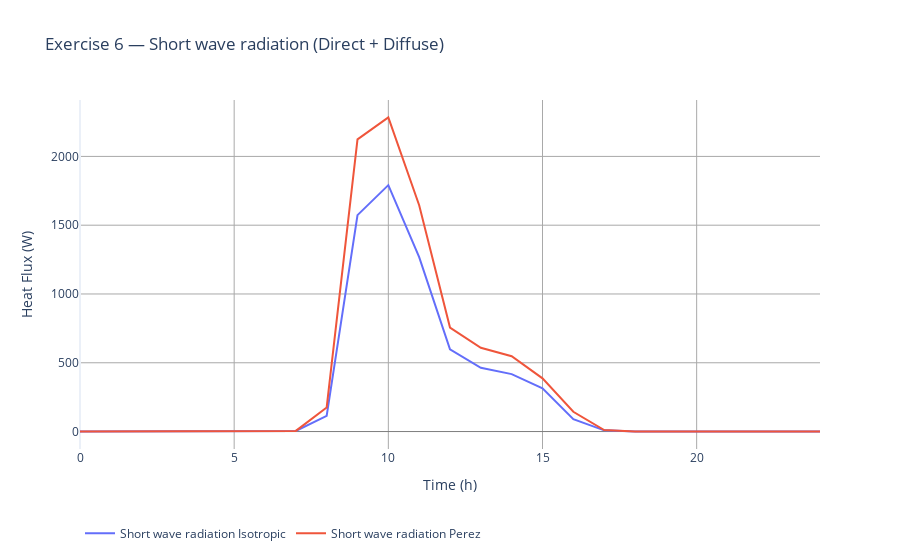
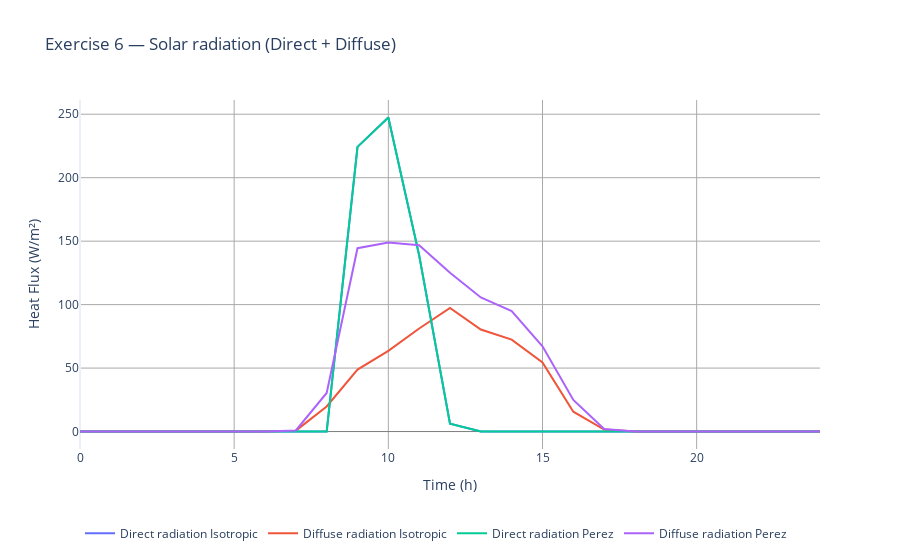

Notebook source saved alongside these figures, in order:
### Code cell
# Simulation and plots
outputNames = [
    "building.surfacesToAmbience.toSurfacesPorts[1].heatPortSw.Q_flow",
    "building.surfacesToAmbience.toSurfacesPorts[1].radiationPort_in.IrrDir",
    "building.surfacesToAmbience.toSurfacesPorts[1].radiationPort_in.IrrDif",
]

dataIso = simRadIsotropic.run(outputNames)
dataPer = simRadPerez.run(outputNames)

simRadIsotropic.terminate()
simRadPerez.terminate()

simFactory = SimulationPlotFactory()

simFactory.plot_multi_curves(
    time=dataIso["time"],
    data_type="heat_flux",
    data_dict={
        "Short wave radiation Isotropic": dataIso[
            "building.surfacesToAmbience.toSurfacesPorts[1].heatPortSw.Q_flow"
        ],
        "Short wave radiation Perez": dataPer[
            "building.surfacesToAmbience.toSurfacesPorts[1].heatPortSw.Q_flow"
        ],
    },
    title="Exercise 6 — Short wave radiation (Direct + Diffuse)",
)

simFactory.plot_multi_curves(
    time=dataIso["time"],
    data_type="surface_heat_flux",
    data_dict={
        "Direct radiation Isotropic": dataIso[
            "building.surfacesToAmbience.toSurfacesPorts[1].radiationPort_in.IrrDir"
        ],
        "Diffuse radiation Isotropic": dataIso[
            "building.surfacesToAmbience.toSurfacesPorts[1].radiationPort_in.IrrDif"
        ],
        "Direct radiation Perez": dataPer[
            "building.surfacesToAmbience.toSurfacesPorts[1].radiationPort_in.IrrDir"
        ],
        "Diffuse radiation Perez": dataPer[
            "building.surfacesToAmbience.toSurfacesPorts[1].radiationPort_in.IrrDif"
        ],
    },
    title="Exercise 6 — Solar radiation (Direct + Diffuse)",
);

### Figure 1 — Plotly figure (JSON) as saved in the notebook; plotly's stock layout.template omitted (floating-point values rounded to 4 significant figures)
{"data": [{"mode": "lines", "name": "Short wave radiation Isotropic", "type": "scatter", "x": [0.0, 1.0, 2.0, 3.0, 4.0, 5.0, 6.0, 7.0, 8.0, 9.0, 10.0, 11.0, 12.0, 13.0, 14.0, 15.0, 16.0, 17.0, 18.0, 19.0, 20.0, 21.0, 22.0, 23.0, 24.0], "y": [0.0, 0.0, 0.0, 0.0, 0.0, 0.0, 0.0, 4.136, 114.0, 1573.0, 1791.0, 1267.0, 597.0, 463.4, 417.6, 314.1, 90.18, 8.834, 0.0, 0.0, 0.0, 0.0, 0.0, 0.0, 0.0]}, {"mode": "lines", "name": "Short wave radiation Perez", "type": "scatter", "x": [0.0, 1.0, 2.0, 3.0, 4.0, 5.0, 6.0, 7.0, 8.0, 9.0, 10.0, 11.0, 12.0, 13.0, 14.0, 15.0, 16.0, 17.0, 18.0, 19.0, 20.0, 21.0, 22.0, 23.0, 24.0], "y": [0.0, 0.0, 0.0, 0.0, 0.0, 0.0, 0.0, 4.871, 175.2, 2124.0, 2283.0, 1645.0, 756.2, 608.9, 547.4, 386.8, 143.6, 11.2, 0.0, 0.0, 0.0, 0.0, 0.0, 0.0, 0.0]}], "layout": {"hovermode": "x unified", "legend": {"orientation": "h", "x": 0, "y": -0.2}, "plot_bgcolor": "white", "title": {"text": "Exercise 6 — Short wave radiation (Direct + Diffuse)"}, "xaxis": {"gridcolor": "#A9A9A9", "gridwidth": 1, "showgrid": true, "title": {"text": "Time (h)"}}, "yaxis": {"gridcolor": "#A9A9A9", "gridwidth": 1, "showgrid": true, "title": {"text": "Heat Flux (W)"}, "zeroline": true, "zerolinecolor": "#7E7E7E", "zerolinewidth": 1}}}

### Figure 2 — Plotly figure (JSON) as saved in the notebook; plotly's stock layout.template omitted (floating-point values rounded to 4 significant figures)
{"data": [{"mode": "lines", "name": "Direct radiation Isotropic", "type": "scatter", "x": [0.0, 1.0, 2.0, 3.0, 4.0, 5.0, 6.0, 7.0, 8.0, 9.0, 10.0, 11.0, 12.0, 13.0, 14.0, 15.0, 16.0, 17.0, 18.0, 19.0, 20.0, 21.0, 22.0, 23.0, 24.0], "y": [0.0, 0.0, 0.0, 0.0, 0.0, 0.0, 0.0, 8.923e-05, 0.0, 224.3, 247.5, 138.8, 6.228, 0.04471, 0.04333, 0.03217, 0.03458, 0.0, 0.0, 0.0, 0.0, 0.0, 0.0, 0.0, 0.0]}, {"mode": "lines", "name": "Diffuse radiation Isotropic", "type": "scatter", "x": [0.0, 1.0, 2.0, 3.0, 4.0, 5.0, 6.0, 7.0, 8.0, 9.0, 10.0, 11.0, 12.0, 13.0, 14.0, 15.0, 16.0, 17.0, 18.0, 19.0, 20.0, 21.0, 22.0, 23.0, 24.0], "y": [0.0, 0.0, 0.0, 0.0, 0.0, 0.0, 0.0, 0.7179, 19.8, 48.85, 63.53, 81.16, 97.42, 80.42, 72.45, 54.49, 15.62, 1.534, 0.0, 0.0, 0.0, 0.0, 0.0, 0.0, 0.0]}, {"mode": "lines", "name": "Direct radiation Perez", "type": "scatter", "x": [0.0, 1.0, 2.0, 3.0, 4.0, 5.0, 6.0, 7.0, 8.0, 9.0, 10.0, 11.0, 12.0, 13.0, 14.0, 15.0, 16.0, 17.0, 18.0, 19.0, 20.0, 21.0, 22.0, 23.0, 24.0], "y": [0.0, 0.0, 0.0, 0.0, 0.0, 0.0, 0.0, 8.923e-05, 0.0, 224.3, 247.5, 138.8, 6.228, 0.04471, 0.04333, 0.03217, 0.03458, 0.0, 0.0, 0.0, 0.0, 0.0, 0.0, 0.0, 0.0]}, {"mode": "lines", "name": "Diffuse radiation Perez", "type": "scatter", "x": [0.0, 1.0, 2.0, 3.0, 4.0, 5.0, 6.0, 7.0, 8.0, 9.0, 10.0, 11.0, 12.0, 13.0, 14.0, 15.0, 16.0, 17.0, 18.0, 19.0, 20.0, 21.0, 22.0, 23.0, 24.0], "y": [0.0, 0.0, 0.0, 0.0, 0.0, 0.0, 0.0, 0.8456, 30.41, 144.5, 148.9, 146.8, 125.1, 105.7, 94.99, 67.12, 24.89, 1.945, 0.0, 0.0, 0.0, 0.0, 0.0, 0.0, 0.0]}], "layout": {"hovermode": "x unified", "legend": {"orientation": "h", "x": 0, "y": -0.2}, "plot_bgcolor": "white", "title": {"text": "Exercise 6 — Solar radiation (Direct + Diffuse)"}, "xaxis": {"gridcolor": "#A9A9A9", "gridwidth": 1, "showgrid": true, "title": {"text": "Time (h)"}}, "yaxis": {"gridcolor": "#A9A9A9", "gridwidth": 1, "showgrid": true, "title": {"text": "Heat Flux (W/m²)"}, "zeroline": true, "zerolinecolor": "#7E7E7E", "zerolinewidth": 1}}}
